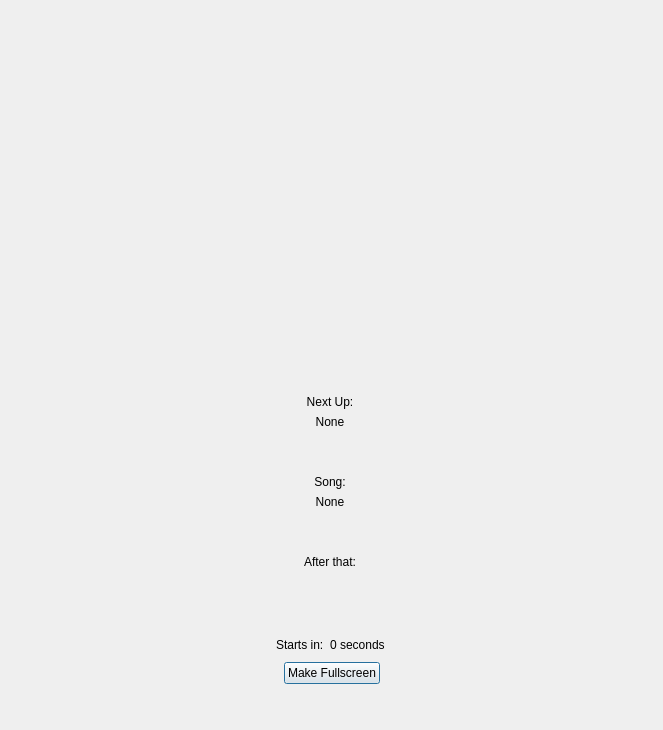
<?xml version="1.0" encoding="UTF-8"?>
<ui version="4.0">
 <class>DlgCdg</class>
 <widget class="QDialog" name="DlgCdg">
  <property name="geometry">
   <rect>
    <x>0</x>
    <y>0</y>
    <width>663</width>
    <height>730</height>
   </rect>
  </property>
  <property name="windowTitle">
   <string>CDG Display</string>
  </property>
  <property name="windowIcon">
   <iconset resource="resources.qrc">
    <normaloff>:/icons/Icons/okjicon.svg</normaloff>:/icons/Icons/okjicon.svg</iconset>
  </property>
  <layout class="QVBoxLayout" name="verticalLayout_4">
   <item>
    <widget class="VideoDisplay" name="videoDisplayKar" native="true">
     <property name="sizePolicy">
      <sizepolicy hsizetype="Preferred" vsizetype="Expanding">
       <horstretch>0</horstretch>
       <verstretch>0</verstretch>
      </sizepolicy>
     </property>
     <property name="autoFillBackground">
      <bool>true</bool>
     </property>
     <layout class="QVBoxLayout" name="verticalLayout">
      <property name="spacing">
       <number>0</number>
      </property>
      <property name="leftMargin">
       <number>0</number>
      </property>
      <property name="topMargin">
       <number>0</number>
      </property>
      <property name="rightMargin">
       <number>0</number>
      </property>
      <property name="bottomMargin">
       <number>0</number>
      </property>
      <item>
       <spacer name="verticalSpacer_3">
        <property name="orientation">
         <enum>Qt::Vertical</enum>
        </property>
        <property name="sizeHint" stdset="0">
         <size>
          <width>20</width>
          <height>40</height>
         </size>
        </property>
       </spacer>
      </item>
      <item>
       <layout class="QHBoxLayout" name="horizontalLayout_3">
        <property name="topMargin">
         <number>10</number>
        </property>
        <item>
         <spacer name="horizontalSpacer_5">
          <property name="orientation">
           <enum>Qt::Horizontal</enum>
          </property>
          <property name="sizeHint" stdset="0">
           <size>
            <width>40</width>
            <height>20</height>
           </size>
          </property>
         </spacer>
        </item>
       </layout>
      </item>
     </layout>
    </widget>
   </item>
   <item>
    <widget class="VideoDisplay" name="videoDisplayBm" native="true">
     <property name="sizePolicy">
      <sizepolicy hsizetype="Preferred" vsizetype="Expanding">
       <horstretch>0</horstretch>
       <verstretch>0</verstretch>
      </sizepolicy>
     </property>
     <property name="autoFillBackground">
      <bool>true</bool>
     </property>
     <layout class="QVBoxLayout" name="verticalLayout_2">
      <property name="spacing">
       <number>0</number>
      </property>
      <property name="leftMargin">
       <number>0</number>
      </property>
      <property name="topMargin">
       <number>0</number>
      </property>
      <property name="rightMargin">
       <number>0</number>
      </property>
      <property name="bottomMargin">
       <number>0</number>
      </property>
      <item>
       <spacer name="verticalSpacer_4">
        <property name="orientation">
         <enum>Qt::Vertical</enum>
        </property>
        <property name="sizeHint" stdset="0">
         <size>
          <width>20</width>
          <height>40</height>
         </size>
        </property>
       </spacer>
      </item>
      <item>
       <layout class="QHBoxLayout" name="horizontalLayout_6">
        <property name="topMargin">
         <number>10</number>
        </property>
        <item>
         <spacer name="horizontalSpacer_6">
          <property name="orientation">
           <enum>Qt::Horizontal</enum>
          </property>
          <property name="sizeHint" stdset="0">
           <size>
            <width>40</width>
            <height>20</height>
           </size>
          </property>
         </spacer>
        </item>
       </layout>
      </item>
     </layout>
    </widget>
   </item>
   <item>
    <widget class="QWidget" name="widgetAlert" native="true">
     <property name="sizePolicy">
      <sizepolicy hsizetype="Preferred" vsizetype="Expanding">
       <horstretch>0</horstretch>
       <verstretch>0</verstretch>
      </sizepolicy>
     </property>
     <layout class="QVBoxLayout" name="verticalLayout_3">
      <property name="leftMargin">
       <number>6</number>
      </property>
      <property name="topMargin">
       <number>0</number>
      </property>
      <property name="bottomMargin">
       <number>0</number>
      </property>
      <item>
       <widget class="QLabel" name="label">
        <property name="text">
         <string>Next Up:</string>
        </property>
        <property name="alignment">
         <set>Qt::AlignCenter</set>
        </property>
       </widget>
      </item>
      <item>
       <widget class="QLabel" name="lblNextSinger">
        <property name="text">
         <string>None</string>
        </property>
        <property name="alignment">
         <set>Qt::AlignCenter</set>
        </property>
       </widget>
      </item>
      <item>
       <spacer name="verticalSpacer">
        <property name="orientation">
         <enum>Qt::Vertical</enum>
        </property>
        <property name="sizeHint" stdset="0">
         <size>
          <width>20</width>
          <height>40</height>
         </size>
        </property>
       </spacer>
      </item>
      <item>
       <widget class="QLabel" name="label_2">
        <property name="text">
         <string>Song:</string>
        </property>
        <property name="alignment">
         <set>Qt::AlignCenter</set>
        </property>
       </widget>
      </item>
      <item>
       <widget class="QLabel" name="lblNextSong">
        <property name="text">
         <string>None</string>
        </property>
        <property name="alignment">
         <set>Qt::AlignCenter</set>
        </property>
        <property name="wordWrap">
         <bool>true</bool>
        </property>
       </widget>
      </item>
      <item>
       <spacer name="verticalSpacer_2">
        <property name="orientation">
         <enum>Qt::Vertical</enum>
        </property>
        <property name="sizeHint" stdset="0">
         <size>
          <width>20</width>
          <height>40</height>
         </size>
        </property>
       </spacer>
      </item>
      <item>
       <widget class="QLabel" name="lblUpcomingTitle">
        <property name="text">
         <string>After that:</string>
        </property>
        <property name="alignment">
         <set>Qt::AlignCenter</set>
        </property>
       </widget>
      </item>
      <item>
       <widget class="QLabel" name="lblUpcoming">
        <property name="text">
         <string/>
        </property>
        <property name="alignment">
         <set>Qt::AlignCenter</set>
        </property>
        <property name="wordWrap">
         <bool>true</bool>
        </property>
       </widget>
      </item>
      <item>
       <spacer name="verticalSpacer_upcoming">
        <property name="orientation">
         <enum>Qt::Vertical</enum>
        </property>
        <property name="sizeHint" stdset="0">
         <size>
          <width>20</width>
          <height>40</height>
         </size>
        </property>
       </spacer>
      </item>
      <item>
       <layout class="QHBoxLayout" name="horizontalLayout">
        <property name="topMargin">
         <number>0</number>
        </property>
        <item>
         <spacer name="horizontalSpacer_2">
          <property name="orientation">
           <enum>Qt::Horizontal</enum>
          </property>
          <property name="sizeHint" stdset="0">
           <size>
            <width>40</width>
            <height>20</height>
           </size>
          </property>
         </spacer>
        </item>
        <item>
         <widget class="QLabel" name="label_4">
          <property name="text">
           <string>Starts in:</string>
          </property>
         </widget>
        </item>
        <item>
         <widget class="QLabel" name="lblSeconds">
          <property name="text">
           <string>0 seconds</string>
          </property>
         </widget>
        </item>
        <item>
         <spacer name="horizontalSpacer">
          <property name="orientation">
           <enum>Qt::Horizontal</enum>
          </property>
          <property name="sizeHint" stdset="0">
           <size>
            <width>40</width>
            <height>20</height>
           </size>
          </property>
         </spacer>
        </item>
       </layout>
      </item>
     </layout>
    </widget>
   </item>
   <item>
    <widget class="QWidget" name="fsToggleWidget" native="true">
     <layout class="QHBoxLayout" name="horizontalLayout_2">
      <property name="spacing">
       <number>0</number>
      </property>
      <property name="topMargin">
       <number>1</number>
      </property>
      <item>
       <spacer name="horizontalSpacer_3">
        <property name="orientation">
         <enum>Qt::Horizontal</enum>
        </property>
        <property name="sizeHint" stdset="0">
         <size>
          <width>40</width>
          <height>0</height>
         </size>
        </property>
       </spacer>
      </item>
      <item>
       <widget class="QPushButton" name="btnToggleFullscreen">
        <property name="text">
         <string>Make Fullscreen</string>
        </property>
       </widget>
      </item>
      <item>
       <spacer name="horizontalSpacer_4">
        <property name="orientation">
         <enum>Qt::Horizontal</enum>
        </property>
        <property name="sizeHint" stdset="0">
         <size>
          <width>40</width>
          <height>0</height>
         </size>
        </property>
       </spacer>
      </item>
     </layout>
    </widget>
   </item>
   <item>
    <layout class="QHBoxLayout" name="horizontalLayout_4">
     <property name="spacing">
      <number>0</number>
     </property>
     <property name="topMargin">
      <number>0</number>
     </property>
     <item>
      <widget class="TickerDisplayWidget" name="scroll" native="true">
       <property name="sizePolicy">
        <sizepolicy hsizetype="Expanding" vsizetype="Minimum">
         <horstretch>0</horstretch>
         <verstretch>0</verstretch>
        </sizepolicy>
       </property>
       <property name="baseSize">
        <size>
         <width>0</width>
         <height>50</height>
        </size>
       </property>
       <layout class="QHBoxLayout" name="horizontalLayout_5">
        <property name="leftMargin">
         <number>0</number>
        </property>
        <property name="topMargin">
         <number>0</number>
        </property>
        <property name="rightMargin">
         <number>0</number>
        </property>
        <property name="bottomMargin">
         <number>0</number>
        </property>
        <item>
         <spacer name="horizontalSpacerScroll">
          <property name="orientation">
           <enum>Qt::Horizontal</enum>
          </property>
          <property name="sizeHint" stdset="0">
           <size>
            <width>40</width>
            <height>20</height>
           </size>
          </property>
         </spacer>
        </item>
       </layout>
      </widget>
     </item>
    </layout>
   </item>
  </layout>
 </widget>
 <customwidgets>
  <customwidget>
   <class>VideoDisplay</class>
   <extends>QWidget</extends>
   <header location="global">videodisplay.h</header>
   <container>1</container>
  </customwidget>
  <customwidget>
   <class>TickerDisplayWidget</class>
   <extends>QWidget</extends>
   <header location="global">tickernew.h</header>
   <container>1</container>
  </customwidget>
 </customwidgets>
 <resources>
  <include location="resources.qrc"/>
 </resources>
 <connections/>
</ui>
